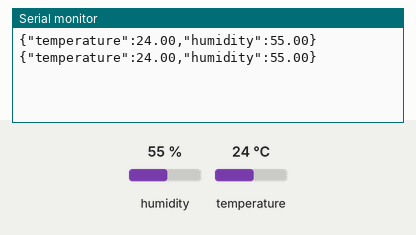
A sketch run on a simulated Arduino Uno, built with avr-gcc and run on an emulated ATmega328P. Shown: the last lines printed to the serial monitor. The test bench sets the inputs (shaded band); at power-on: humidity 55 %, temperature 24 °C.

Above: at 10.8 s.
10.9 s: humidity set to 22 %
At 16.1 s:
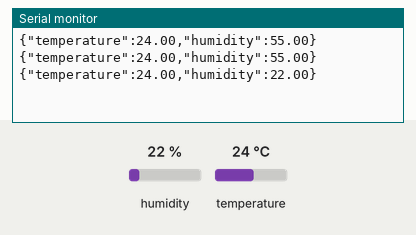
18.4 s: temperature set to 12 °C
At 20.8 s:
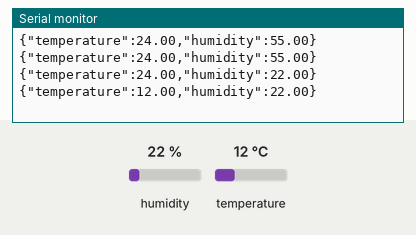
25.9 s: humidity set to 40 %
At 31.4 s:
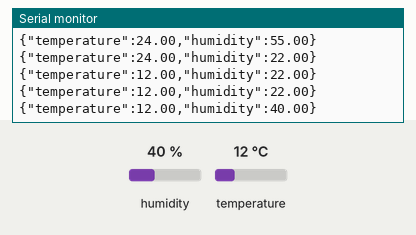
Timing chart, 0 to 32.9 s (numbered marks = the images above; inputs shaded):
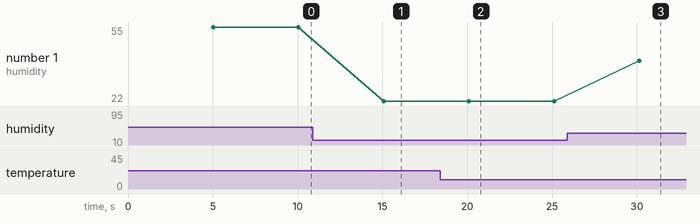

Measured:
- after the input at 10.9 s, the serial monitor: prints a new line after 4.2 s (image 1)
- after the input at 18.4 s, the serial monitor: prints a new line after 1.7 s (image 2)
- after the input at 25.9 s, the serial monitor: prints a new line after 4.2 s (image 3)
- plotted number 1: 55 → 22 after the input at 10.9 s, 22 → 40 after the input at 25.9 s

The sketch:

deteksi_suhu.ino
```cpp
#include <DHT.h>

#define DHTPIN 2
#define DHTTYPE DHT11

DHT dht(DHTPIN, DHTTYPE);

void setup() {
  Serial.begin(9600);
  dht.begin();
}

void loop() {
  delay(5000); // Kirim data setiap 1 detik

  float h = dht.readHumidity();
  float t = dht.readTemperature();

  if (isnan(h) || isnan(t)) {
    return;
  }

  // Format JSON string untuk dikirim via Serial
  Serial.print("{\"temperature\":");
  Serial.print(t);
  Serial.print(",\"humidity\":");
  Serial.print(h);
  Serial.println("}");
}
```
